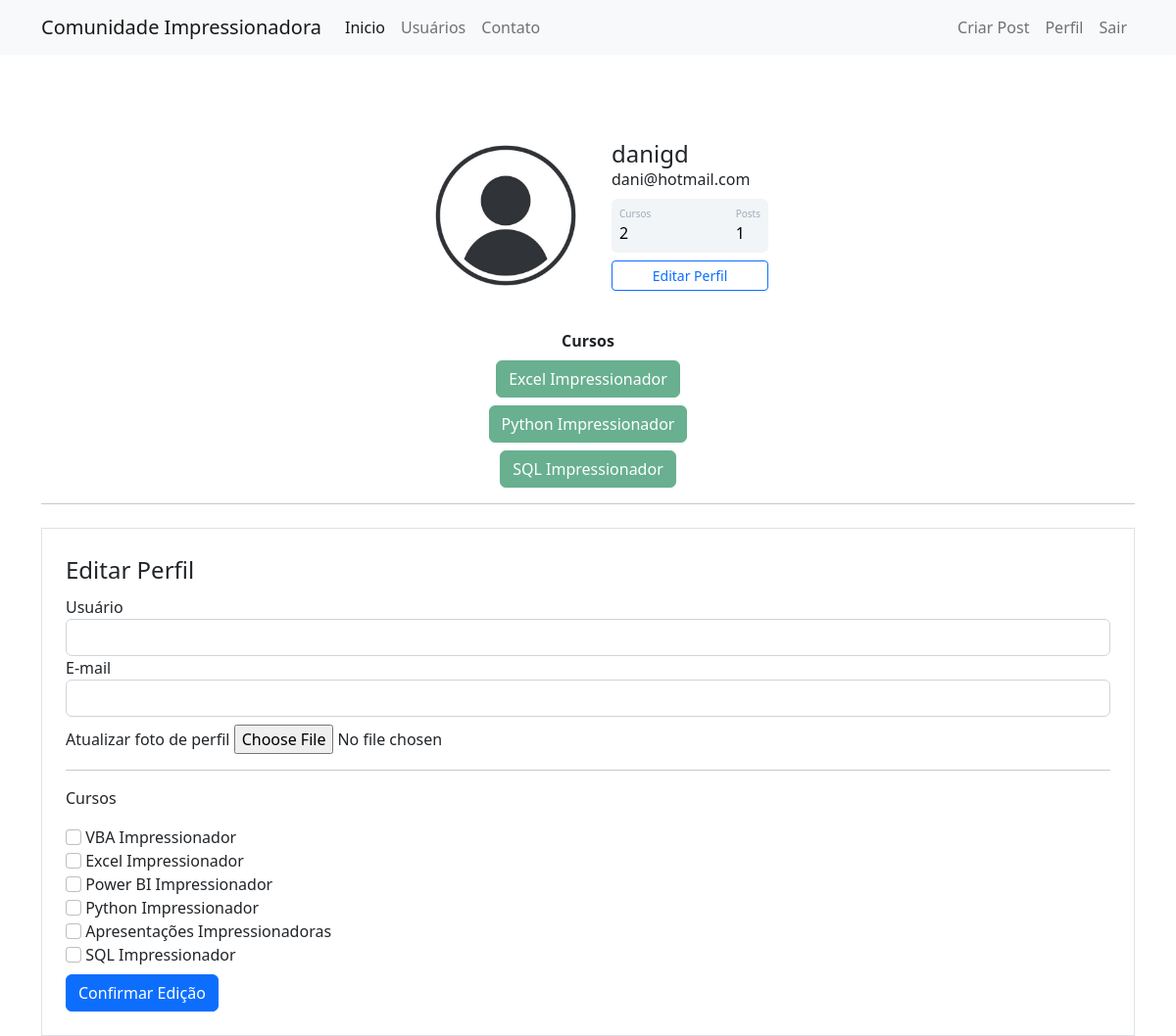
The page /perfil/editar (signed in) on the database its author committed.
### comunidadeimpressionadora/models.py (models this page shows)
class Usuario(database.Model, UserMixin):
    id = database.Column(database.Integer, primary_key=True)
    username = database.Column(database.String, nullable=False)
    email = database.Column(database.String, nullable=False, unique=True)
    senha = database.Column(database.String, nullable=False)
    foto_perfil = database.Column(database.String, default='default.jpg')
    posts = database.relationship('Post', backref='autor', lazy=True)
    cursos = database.Column(database.String, nullable=False, default='Não informado')
    def contar_posts(self):
        return len(self.posts)

### comunidadeimpressionadora/routes.py (the view, shortened to what this page needs)
@app.route('/perfil/editar', methods=["GET", "POST"])
@login_required
def editar():
    form_editar = FormEditar()
    foto = url_for('static', filename='fotos_perfil/{}'.format(current_user.foto_perfil))
    return render_template('editarperfil.html', foto=foto, form_editar=form_editar)

### comunidadeimpressionadora/forms.py (shortened to what this page needs)
class FormEditar(FlaskForm):
    username = StringField("Usuário", validators=[DataRequired()])
    email = StringField("E-mail", validators=[DataRequired(), Email()])
    foto_perfil = FileField("Atualizar foto de perfil", validators=[FileAllowed(['png','jpg'])])
    curso_vba = BooleanField("VBA Impressionador")
    curso_excel = BooleanField("Excel Impressionador")
    curso_powerbi = BooleanField("Power BI Impressionador")
    curso_python = BooleanField("Python Impressionador")
    curso_ppt = BooleanField("Apresentações Impressionadoras")
    curso_sql = BooleanField("SQL Impressionador")
    botao_submit_confirmar = SubmitField("Confirmar Edição")

### comunidadeimpressionadora/models.py (called while the page is built)
@login_manager.user_loader
def load_user(id_usuario):
    return Usuario.query.get(int(id_usuario))

### comunidadeimpressionadora/templates/editarperfil.html (shortened to what this page needs)
{% extends 'perfil.html' %}
{% block editar_perfil %}
    <div class="container">
        <hr>
        <div class="row">
            <div class="col">
                <form method="POST" action="" class="border p-4 mt-2" enctype="multipart/form-data">
                    <legend>Editar Perfil</legend>
                    <fieldset>
                        <div class="form-group">
                            {{ form_editar.username.label(class="form-control-label") }}
                            {% if form_editar.username.errors %}
                                {{ form_editar.username(class="form-control is-invalid") }}
                                 <div class="invalid-feedback">
                                    {% for erro in form_editar.username.errors %}
                                        {{ erro }}
                                    {% endfor %}
                                </div>
                            {% else %}
                            {{ form_editar.username(class="form-control") }}
                            {% endif %}
                        </div>
                        <div class="form-group">
                            {{ form_editar.email.label(class="form-control-label") }}
                            {% if form_editar.email.errors %}
                                {{ form_editar.email(class="form-control is-invalid") }}
                                <div class="invalid-feedback">
                                    {% for erro in form_editar.email.errors %}
                                        {{ erro }}
                                    {% endfor %}
                                </div>
                            {% else %}
                                {{ form_editar.email(class="form-control") }}
                            {% endif %}
                        </div>
                        <div class="form-group">
                            {{ form_editar.foto_perfil.label }}
                            {{ form_editar.foto_perfil(class='form-control-file mt-2') }}<br>
                        </div>
                        <hr>
                        <p>Cursos</p>
                        {% for campo in form_editar %}
                            {% if 'curso_' in campo.name %}
                                <div class="form-group">
                                    {{ campo(class='form-check-input') }}
                                    {{ campo.label(class='form-check-label') }}
                                </div>
                            {% endif %}
                        {% endfor %}
                    </fieldset>
                    {{ form_editar.botao_submit_confirmar(class="btn btn-primary mt-2") }}
                </form>
            </div>
        </div>
    </div>
{% endblock %}

### comunidadeimpressionadora/templates/perfil.html
{% extends 'base.html' %}
{% block body %}
    <div class="container mt-5 d-flex justify-content-center">
        <div class="card p-3">
            <div class="d-flex align-items-center">
                <div class="image pe-2">
            <img src="{{ foto }}" class="rounded" width="200" >
            </div>
            <div class="ml-3 w-100">
            <h4 class="mb-0 mt-0">{{ current_user.username }}</h4>
            <span>{{ current_user.email }}</span>
            <div class="p-2 mt-2 bg-primary d-flex justify-content-between rounded text-white stats">
                <div class="d-flex flex-column">
                    {% if 'Não informado' in current_user.cursos %}
                        <span class="articles">Cursos</span>
                        <span class="number1">0</span>
                    {% else %}
                        <span class="articles">Cursos</span>
                        <span class="number1">{{ current_user.cursos.count(';') }}</span>
                    {% endif %}
                </div>
                <div class="d-flex flex-column">
                    <span class="followers">Posts</span>
                    <span class="number2">{{ current_user.contar_posts() }}</span>
                </div>
            </div>
            <div class="button mt-2 d-flex flex-row align-items-center">
                <a class="w-100" href="{{url_for('editar')}}">
                    <button class="btn btn-sm btn-outline-primary w-100">Editar Perfil</button>
                </a>
            </div>
            </div>
            </div>
        </div>
    </div>
    <div class="row justify-content-center">
        <div class="col col-4" style="text-align: center">
            <strong>Cursos</strong><br>
            {% for curso in current_user.cursos.split(';') %}
                <button type="button" class="btn btn-success mt-2" disabled>{{ curso }}</button>
            {% endfor %}
        </div>
    </div>
{% block editar_perfil %}
{% endblock %}
{% endblock %}

### comunidadeimpressionadora/static/main.css (style rules this page uses)
.card { width: 400px; border: none; border-radius: 10px; background-color: #fff; }
.stats { background: #f2f5f8 !important; color: #000 !important; }
.articles { font-size:10px; color: #a1aab9; }
.number1 { font-weight:500; }
.followers { font-size:10px; color: #a1aab9; }
.number2 { font-weight:500; }

### rows shown on the page
Usuario: username "danigd", email "dani@hotmail.com", cursos.count "2"

### other values the page prints
{{ current_user.contar_posts() }} "1"
{{ curso }} "Excel Impressionador" "Python Impressionador" "SQL Impressionador"
{{ campo.label(class='form-check-label') }} "VBA Impressionador" "Excel Impressionador" "Power BI Impressionador" "Python Impressionador" "Apresentações Impressionadoras" "SQL Impressionador"
